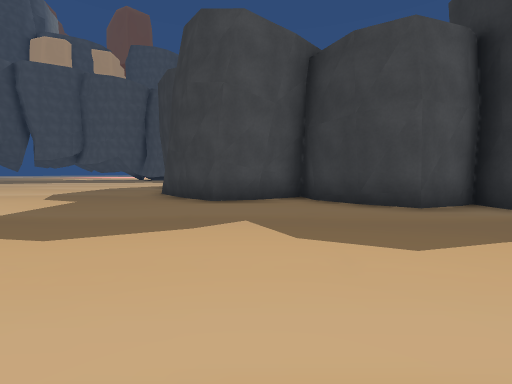
[1] (above)

17 first-person views from a walk through a 3-D level made in the Unity game engine. The camera is 1.2 m above the floor, tilts 4° down and sees 90° across. The floor is counted in squares, 2 m on a side. Each view is taken from the middle of a square. On the plan, view 1 faces up. The plan holds only what a view shows up to about 9 squares ahead; the rest is blank. The place goes on beyond the plan. The player character is not drawn. Some animated figures are not drawn. Some surface patterns are stand-ins.

[2]
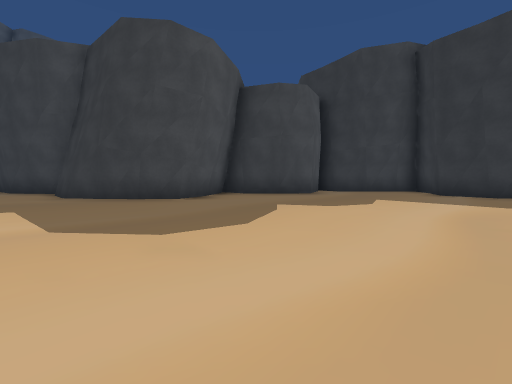

[3]
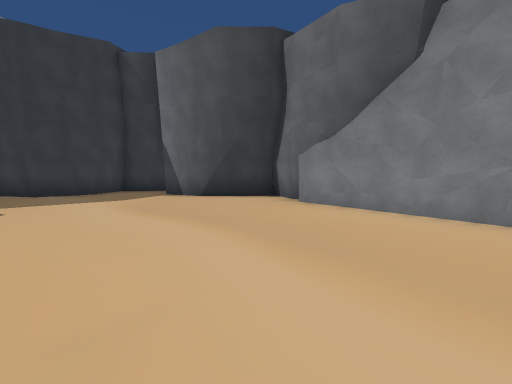

[4]
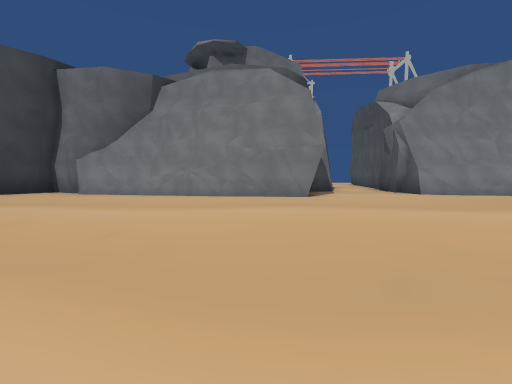

[5]
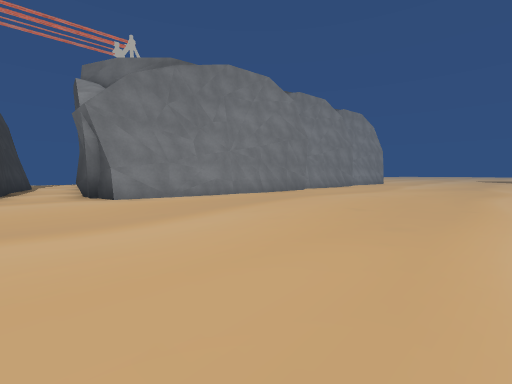

[6]
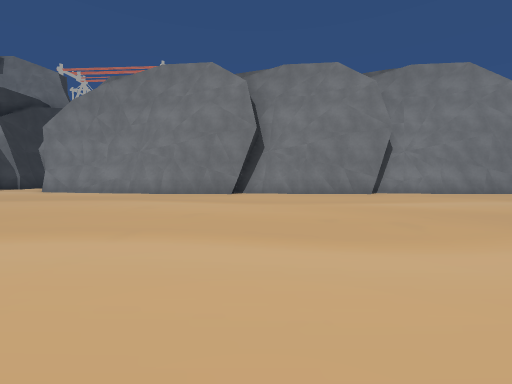

[7]
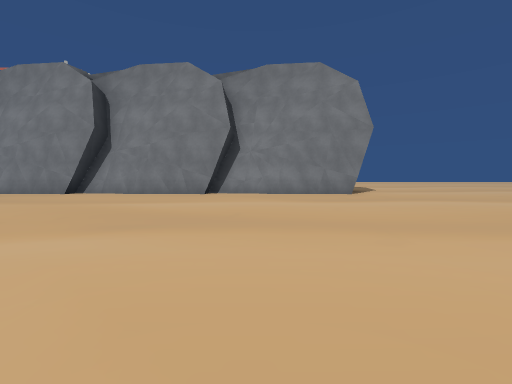

[8]
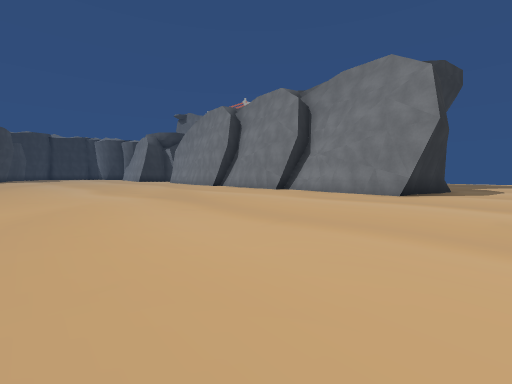

[9]
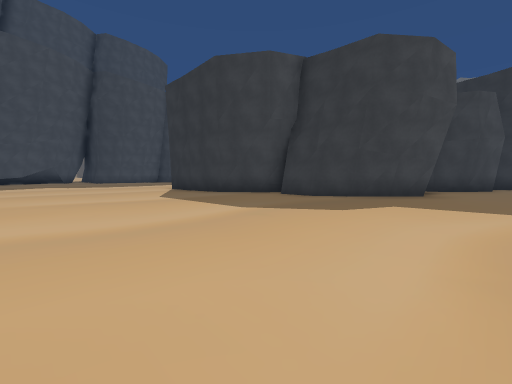

[10]
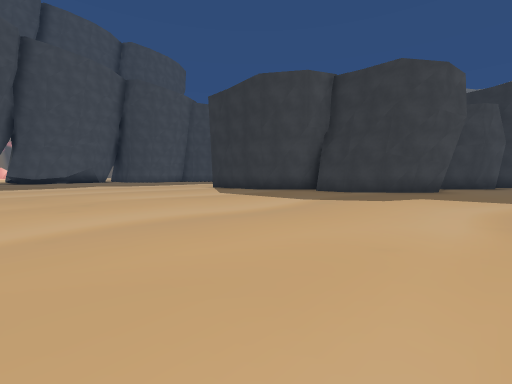

[11]
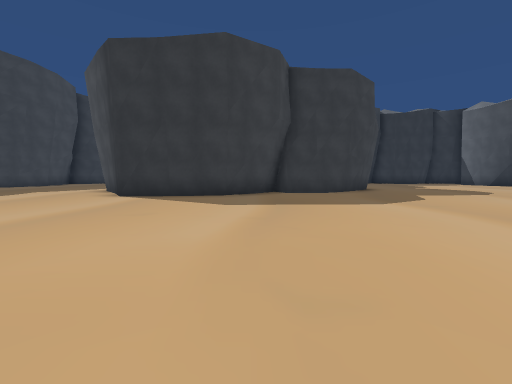

[12]
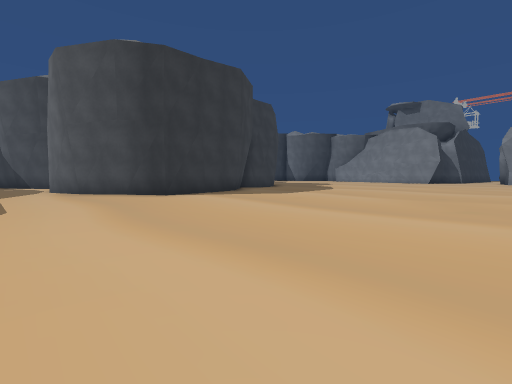

[13]
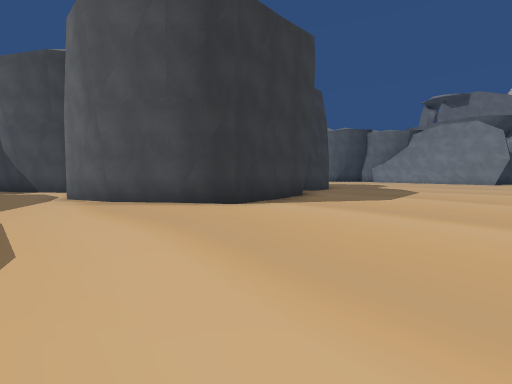

[14]
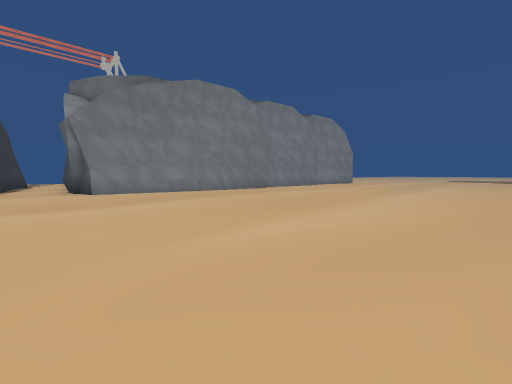

[15]
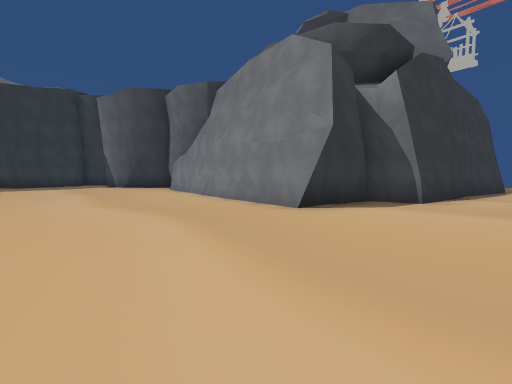

[16]
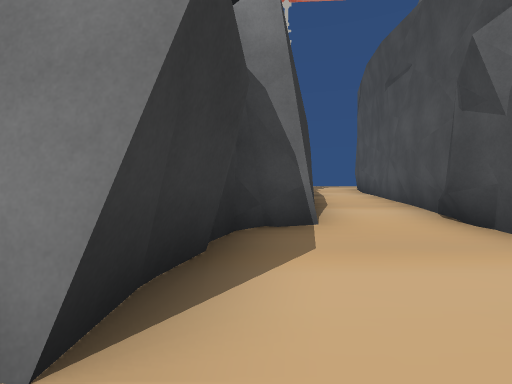

[17]
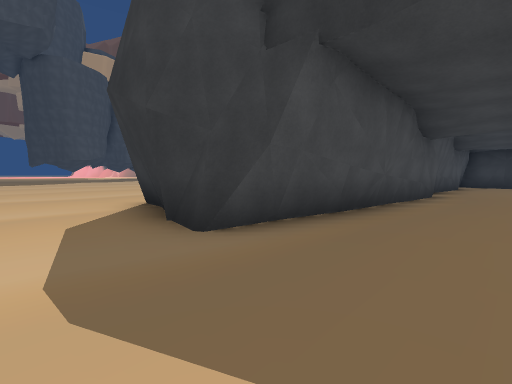

### Floor plan
Key: @ floor where view 1 was taken; # wall or solid block; . floor.
Columns run from 28 left of view 1 to 6 right of it. Each row starts with its distance up from view 1.
 17                  ...............#
 16                  ..............##
 15                  .........######
 14                  .......###
 13                  .......#
 12                  .......#
 11                  .......##
 10                  ........##
  9                  ........##
  8                  ........##
  7                  .........## #
  6 ...........................####
  5 ..............................####
  4 .................................#
  3 .................................##
  2 ..................................#
  1 .................................##
  0 ............................@....##
 -1 ..................................#
 -2 ..##############.....####.....#####
 -3 ..#            ###..##  #######
 -4 ..#              #..#
 -5 ..##########     #.##
 -6 .............    #.#
 -7 .............   ##.#
 -8                 #..#
 -9                 #..#
-10                 #..#

Where each view was taken, in squares from view 1:
view 1: 0 up, 0 right, facing up
view 2: 0 up, 4 left, facing up-right
view 3: 2 up, 4 left, facing down-right
view 4: 5 up, 6 left, facing down
view 5: 4 up, 9 left, facing down-left
view 6: 6 up, 18 left, facing down
view 7: 6 up, 23 left, facing down
view 8: 6 up, 28 left, facing down-right
view 9: 4 up, 9 left, facing up-right
view 10: 4 up, 11 left, facing up-right
view 11: 10 up, 11 left, facing right
view 12: 17 up, 11 left, facing down-right
view 13: 17 up, 8 left, facing down-right
view 14: 6 up, 9 left, facing down-left
view 15: 2 up, 10 left, facing down-right
view 16: 1 down, 8 left, facing down
view 17: 7 down, 28 left, facing up-right
